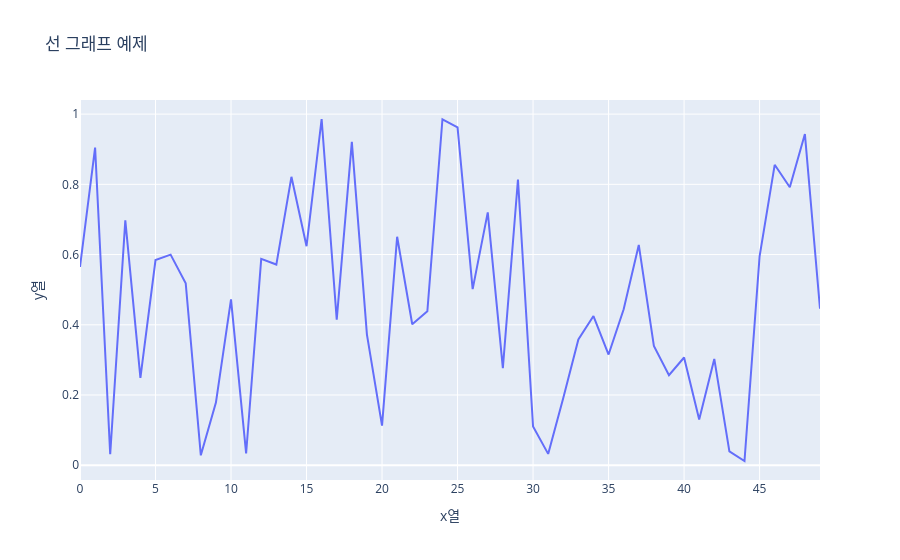

The code cell stored with this chart in its notebook:
### Markdown cell above
#### 산점도 그래프 활용 방법
1) 관계분석 : 서로 다른 변수 사이에 상관관계가 존재하는지 파악하고 싶을 때
2) 패턴 및 경향성 파악 : 특정 데이터들이 어떤 패턴이나 경향성을 보이는지 확인하고자 할 때
3) 이상치(*Outlier) 탐지 : 전체 데이터에서 특정 데이터가 다른 값들과 동떨어진 좌표값 = 이상치를 가지고 있을 때, 식별
4) 탐색적 데이터 분석(*EDA) 초반 단계 : 전체 총 데이터안에 있는 feature들 간 상관관계 = 상호작용 여부를 판단하고자 할 때

### Code cell
#선 그래프 예제

import plotly.express as px
import pandas as pd
import numpy as np

df = pd.DataFrame({
    "x열" : np.arange(50),
    "y열" : np.random.rand(50)
})

fig = px.line(
    df,
    x = "x열",
    y = "y열",
    title = "선 그래프 예제"
)

fig.show()

### Figure 1 — Plotly figure (JSON) as saved in the notebook; plotly's stock layout.template omitted (floating-point values rounded to 4 significant figures)
{"data": [{"hovertemplate": "x열=%{x}<br>y열=%{y}<extra></extra>", "legendgroup": "", "line": {"color": "#636efa", "dash": "solid"}, "marker": {"symbol": "circle"}, "mode": "lines", "name": "", "orientation": "v", "showlegend": false, "type": "scatter", "x": [0, 1, 2, 3, 4, 5, 6, 7, 8, 9, 10, 11, 12, 13, 14, 15, 16, 17, 18, 19, 20, 21, 22, 23, 24, 25, 26, 27, 28, 29, 30, 31, 32, 33, 34, 35, 36, 37, 38, 39, 40, 41, 42, 43, 44, 45, 46, 47, 48, 49], "xaxis": "x", "y": [0.5649, 0.9048, 0.03113, 0.6974, 0.2487, 0.5844, 0.5998, 0.5185, 0.02818, 0.1785, 0.4726, 0.03352, 0.5877, 0.5715, 0.8215, 0.6238, 0.9861, 0.4147, 0.9211, 0.3721, 0.1129, 0.6507, 0.4015, 0.4382, 0.9854, 0.9624, 0.5017, 0.7202, 0.2767, 0.8138, 0.1102, 0.0323, 0.1912, 0.3581, 0.4249, 0.3153, 0.4443, 0.6274, 0.3399, 0.2564, 0.3068, 0.1302, 0.3027, 0.03961, 0.01206, 0.5951, 0.8557, 0.7915, 0.9431, 0.4457], "yaxis": "y"}], "layout": {"legend": {"tracegroupgap": 0}, "title": {"text": "선 그래프 예제"}, "xaxis": {"anchor": "y", "domain": [0, 1], "title": {"text": "x열"}}, "yaxis": {"anchor": "x", "domain": [0, 1], "title": {"text": "y열"}}}}
